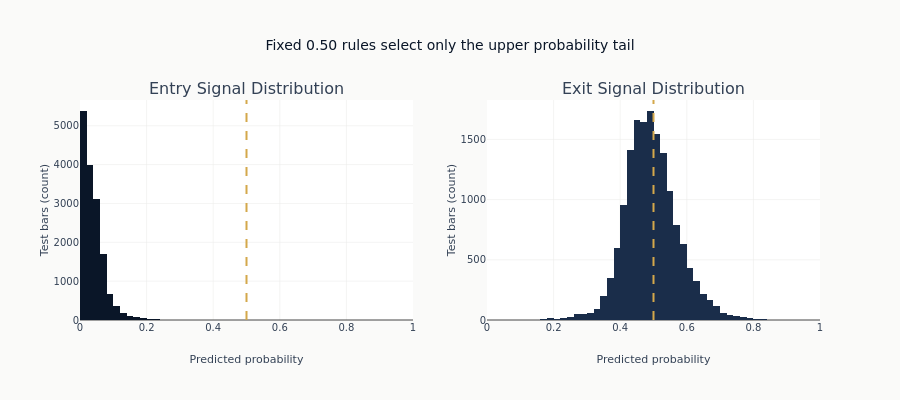

Notebook cell for this chart:
### Code cell
# Signal distribution
fig = make_subplots(
    rows=1, cols=2, subplot_titles=["Entry Signal Distribution", "Exit Signal Distribution"]
)

fig.add_trace(
    go.Histogram(
        x=entry_proba_test,
        xbins={"start": 0, "end": 1, "size": 0.02},
        name="Entry probability",
        marker_color=COLORS["blue"],
    ),
    row=1,
    col=1,
)
fig.add_vline(x=entry_threshold, line_dash="dash", line_color=COLORS["amber"], row=1, col=1)

fig.add_trace(
    go.Histogram(
        x=exit_proba_enhanced,
        xbins={"start": 0, "end": 1, "size": 0.02},
        name="Exit probability",
        marker_color=COLORS["slate"],
    ),
    row=1,
    col=2,
)
fig.add_vline(x=exit_threshold, line_dash="dash", line_color=COLORS["amber"], row=1, col=2)

fig.update_layout(
    title="Fixed 0.50 rules select only the upper probability tail",
    height=400,
    showlegend=False,
)
fig.update_xaxes(title_text="Predicted probability", range=[0, 1])
fig.update_yaxes(title_text="Test bars (count)")
fig.show()

### Figure 1 — Plotly figure (JSON) as saved in the notebook; plotly's stock layout.template omitted (floating-point values rounded to 4 significant figures; data arrays with more than 128 entries replaced by an {"elided": "..."} marker saying what was removed)
{"data": [{"marker": {"color": "#0a1628"}, "name": "Entry probability", "type": "histogram", "x": {"elided": "15726 float values"}, "xaxis": "x", "xbins": {"end": 1, "size": 0.02, "start": 0}, "yaxis": "y"}, {"marker": {"color": "#1a2d4a"}, "name": "Exit probability", "type": "histogram", "x": {"elided": "15726 float values"}, "xaxis": "x2", "xbins": {"end": 1, "size": 0.02, "start": 0}, "yaxis": "y2"}], "layout": {"annotations": [{"font": {"size": 16}, "showarrow": false, "text": "Entry Signal Distribution", "x": 0.225, "xanchor": "center", "xref": "paper", "y": 1.0, "yanchor": "bottom", "yref": "paper"}, {"font": {"size": 16}, "showarrow": false, "text": "Exit Signal Distribution", "x": 0.775, "xanchor": "center", "xref": "paper", "y": 1.0, "yanchor": "bottom", "yref": "paper"}], "height": 400, "shapes": [{"line": {"color": "#D4A84B", "dash": "dash"}, "type": "line", "x0": 0.5, "x1": 0.5, "xref": "x", "y0": 0, "y1": 1, "yref": "y domain"}, {"line": {"color": "#D4A84B", "dash": "dash"}, "type": "line", "x0": 0.5, "x1": 0.5, "xref": "x2", "y0": 0, "y1": 1, "yref": "y2 domain"}], "showlegend": false, "title": {"text": "Fixed 0.50 rules select only the upper probability tail"}, "xaxis": {"anchor": "y", "domain": [0.0, 0.45], "range": [0, 1], "title": {"text": "Predicted probability"}}, "xaxis2": {"anchor": "y2", "domain": [0.55, 1.0], "range": [0, 1], "title": {"text": "Predicted probability"}}, "yaxis": {"anchor": "x", "domain": [0.0, 1.0], "title": {"text": "Test bars (count)"}}, "yaxis2": {"anchor": "x2", "domain": [0.0, 1.0], "title": {"text": "Test bars (count)"}}}}
